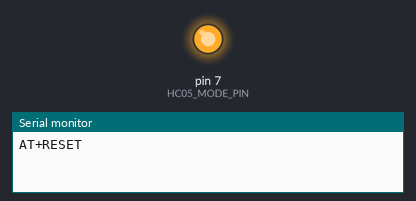
The program below on a simulated Arduino Uno, built with avr-gcc and run on an emulated ATmega328P. On the bench: output pins drawn as LEDs (lit = HIGH), the last lines printed to the serial monitor. The modem accepts every AT command (registered, SIM ready, sends succeed) and sends nothing else.

Above: at 0.1 s.
At 2.6 s:
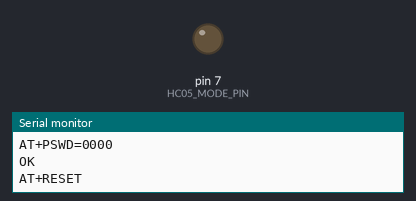
Timing chart, 0 to 4.1 s (numbered marks = the images above):
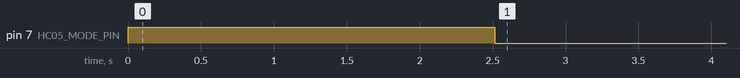

The program:

main.cpp
```cpp
#include "Arduino.h"
#include <Bluetooth_HC05.h>
#include <SoftwareSerial.h>

//#define DEBUG // comment out to en/disable
//#define DEBUG_USE_SOFTSERIAL
#include "debug.h"
// D(SoftwareSerial debugSerial;)

#include "MegaSquirt.h"

MegaSquirt ms;
SoftwareSerial bt_serial(6, 5);
Bluetooth_HC05 blumod(bt_serial);
#define HC05_MODE_PIN 7

int loopcnt;

void setup() {
	Serial.begin(115200);

	blumod.begin(38400, HC05_MODE_PIN, HC05_MODE_COMMAND);
	delay(2000);// wait for hc05 to start up
	blumod.restoreDefaults();
	delay(500);
	blumod.setRole(HC05_ROLE_SLAVE);
	blumod.setPassword("0000");
	blumod.changeMode(HC05_MODE_DATA);

    // enable interrupts to capture serial reads (megasquirt etc)
	cli();//stop interrupts
    OCR0A = 0xAF;
    TIMSK0 |= _BV(OCIE0A);
    sei();//allow interrupts
}

void loop()
{
}


// Interrupt is called once a millisecond, looks for any new GPS data, and stores it
// at 9600 this is roughly 1 byte or more per interrupt
// at 115200 this is nearly 15 bytes or more per interrupt
SIGNAL(TIMER0_COMPA_vect) {
	 while (Serial.available() > 0)
	    ms.process(Serial.read());
}
```

MegaSquirt.cpp
```cpp
#include "MegaSquirt.h"

#define offset 3 // new serial protocol is offset by 3

// Constructor
MegaSquirt::MegaSquirt() :
		m_timeout(MS_DEFAULT_TIMEOUT), m_ticksAtStart(millis()), m_errorCode(
				MS_OK) {
}

void MegaSquirt::process(int incomingByte) {
	if (incomingByte < 0)
		return;

	// check timeout
	if (isOperationTimedOut())
		return;
}

byte MegaSquirt::getEngine() {
	return data.engine;
}

unsigned int MegaSquirt::getRpm() {
	return data.rpm;
}

float MegaSquirt::getMap() {
	return data.map * 0.1f;
}

float MegaSquirt::getMat(byte celsius) {
	if (celsius) {
		return (data.mat - 320)* 0.05555f;
	}
	return data.mat;
}

float MegaSquirt::getClt(byte celsius) {
	if (celsius) {
		return (data.clt - 320)* 0.05555f;
	}
	return data.clt;
}

float MegaSquirt::getTps() {
	return data.tps * 0.1f;
}

float MegaSquirt::getAfr() {
	return data.afr1 * 0.1f;
}

float MegaSquirt::getTaf() {
	return data.afrtgt1 * 0.1f;
}

float MegaSquirt::getSpk() {
	return data.advance * 0.1f;
}

float MegaSquirt::getPwp() {
	return data.pw1 * 0.000666f;
}
// { 'a', 0x0, 0x6 }  sends 112 bytes from the outpc
int MegaSquirt::requestData() {
//	return runCommand((byte*) (const byte[] ) { 0x0, 0x1, 0x41, 0xD3, 0xD9,
//					0x9E, 0x8B }, 7, data, 170);
//        return runCommand((byte*)(const byte []){0x41},1,data,170);

}

void MegaSquirt::requestSignature() {
//	runCommand((byte*) (const byte[] ) { 'S' }, 1, data, 59);
}

//private
void MegaSquirt::startOperation(unsigned long timeout) {
	m_ticksAtStart = millis();
	m_timeout = timeout;
	m_errorCode = MS_OK;
}

bool MegaSquirt::isOperationTimedOut() const {
	return operationDuration() >= m_timeout;
}

unsigned long MegaSquirt::operationDuration() const {
	unsigned long current_ticks = millis(), elapsed_ticks;

	if (current_ticks >= m_ticksAtStart)
		elapsed_ticks = current_ticks - m_ticksAtStart;
	else
		elapsed_ticks = (ULONG_MAX - m_ticksAtStart) + current_ticks;

	return elapsed_ticks;
}

int MegaSquirt::runCommand(byte cmd[], byte cmdLength, byte data[],
		byte dataLength) {
	// Flush any leftover data from the last command.
	// Read any leftover dat on the line.
	Serial.flush();
	while (Serial.available())
		Serial.read();

	// Send the specified command to the controller.
	byte i;
	for (i = 0; i < cmdLength; i++) {
		Serial.write(cmd[i]);
	}

	unsigned long timeOut;
	int counter;

	// The Serial buffer is 64 bytes, this is less than the largest payload
	// from the controller, as such don't wait, start reading the data right
	// away and don't stop until either the requested number of bytes has
	// been read or the timeout is reached.
	//
	counter = 0;
	timeOut = millis() + 300; // MS WAIT TIMEOUT
	while (counter < dataLength && millis() < timeOut) {
		while (counter < dataLength && Serial.available()) {
			data[counter] = Serial.read();
			++counter;
		}
	}

	// If there is still data pending to be read, raise OVERFLOW error.
	if (Serial.available() > 0 && counter >= dataLength) {
		D(debugSerial->println(F("MS_ERR_COMM_OVERFLOW"));)
		return counter; //MS_ERR_COMM_OVERFLOW
	}

	// If the wrong amount of data was read, return timeout.
	if (counter != dataLength) {
		D(debugSerial->println(F("MS_ERR_COMM_TIMEOUT"));)
		return counter; //MS_ERR_COMM_TIMEOUT
	}

	// Otherwise return success.
	return 1; //MS_COMM_SUCCESS
}
```

MegaSquirt.h
```cpp
#ifndef megasquirt_h
#define megasquirt_h

#define MS_CELSIUS 1
#define MS_FAHRENHEIT 0
#define MS_ENGINE_READY 1
#define MS_ENGINE_CRANKING 2
#define MS_ENGINE_STARTW 4
#define MS_ENGINE_WARMUP 8
#define MS_ENGINE_TPSACCAEN 16
#define MS_ENGINE_TPSACCDEN 32
#define MS_ENGINE_MAPACCAEN 64
#define MS_ENGINE_MAPACCDEN 128

#include "Arduino.h"
#include "debug.h"
#include <limits.h>

enum {
	MS_DEFAULT_TIMEOUT = 200,
	MS_SIGNATURE_DEFAULT_TIMEOUT = 1000,
	MS_REALTIME_DATA_DEFAULT_TIMEOUT = 1000,
	MS_REALTIME_DATA_LEN = 112,
};

enum MS_Result {
	MS_OK = 0xFF, MS_FAIL = 0xFE, MS_ERR_TIMEOUT = 0xFD,
};

typedef struct {
	uint16_t seconds;
	uint16_t pw1;
	uint16_t pw2;
	uint16_t rpm;
	int16_t advance;
	uint8_t engine;
	uint8_t afrtgt1;
	uint8_t afrtgt2;
	int16_t baro;
	int16_t map;
	int16_t mat;
	int16_t clt;
	int16_t tps;
	int16_t batt;
	int16_t afr1;
	int16_t afr2;
	int16_t ego1;
	int16_t ego2;
	int16_t accel;
	int16_t ve1;
	int16_t ve2;
} MSData;

class MegaSquirt {

public:

	MegaSquirt();
	void process(int incomingByte);

	byte getEngine();
	unsigned int getRpm();
	float getMap();
	float getMat(byte celsius);
	float getClt(byte celsius);
	float getTps();
	float getAfr();
	float getTaf();
	float getSpk();
	float getPwp();
	int requestData();
	void requestSignature();

private:
	MSData data;

	unsigned long m_timeout;
	unsigned long m_ticksAtStart;
	MS_Result m_errorCode;
	void startOperation(unsigned long timeout);bool isOperationTimedOut() const;
	unsigned long operationDuration() const;
	int runCommand(byte cmd[], byte cmdLength, byte data[], byte dataLength);
};

#endif
```

debug.h
```cpp
/**
 * A simple DEBUG wrapper to simply add/remove debug code in an app.
 *
	#define DEBUG // comment out to en/disable
	#include "debug.h"

	#define DEBUG // comment out to en/disable
	#define DEBUG_USE_SOFTSERIAL
	#include "debug.h"
	D(SoftwareSerial debugSerial;)

    // in setup
    D(debugSerial = SoftwareSerial(2, 3);)
    D(debugSerial.begin(9600);)
 */


//#define DEBUG // comment out this line to disable
#ifdef DEBUG
	#ifdef DEBUG_USE_SOFTSERIAL
		#include <SoftwareSerial.h>
		extern SoftwareSerial debugSerial;
	#else
		#define debugSerial Serial
	#endif
	//// the following must be in an impl file  D(SoftwareSerial* debugSerial;)
	#define D(x) x
	#define UN_D(y)
#else
	#define D(x)
	#define UN_D(y) y
#endif
```
